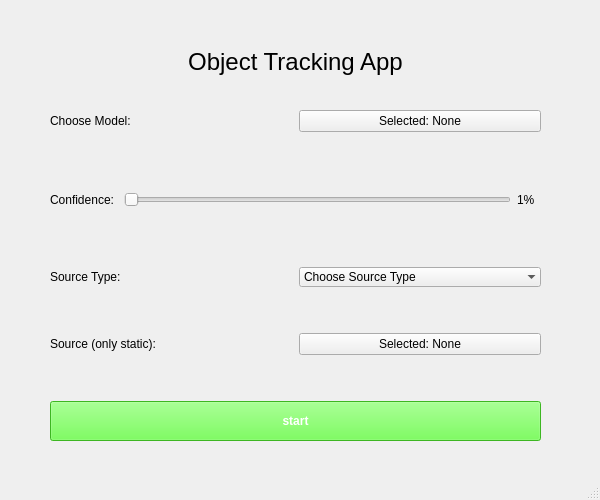
<?xml version="1.0" encoding="UTF-8"?>
<ui version="4.0">
 <class>MainWindow</class>
 <widget class="QMainWindow" name="MainWindow">
  <property name="geometry">
   <rect>
    <x>0</x>
    <y>0</y>
    <width>600</width>
    <height>500</height>
   </rect>
  </property>
  <property name="minimumSize">
   <size>
    <width>600</width>
    <height>500</height>
   </size>
  </property>
  <property name="maximumSize">
   <size>
    <width>600</width>
    <height>500</height>
   </size>
  </property>
  <property name="windowTitle">
   <string>Object Detection</string>
  </property>
  <property name="windowIcon">
   <iconset>
    <normaloff>icons/logo.png</normaloff>icons/logo.png</iconset>
  </property>
  <widget class="QWidget" name="centralwidget">
   <property name="enabled">
    <bool>true</bool>
   </property>
   <widget class="QWidget" name="verticalLayoutWidget">
    <property name="geometry">
     <rect>
      <x>50</x>
      <y>40</y>
      <width>491</width>
      <height>401</height>
     </rect>
    </property>
    <layout class="QVBoxLayout" name="mainLayout">
     <item>
      <layout class="QVBoxLayout" name="verticalLayout_2">
       <item>
        <widget class="QLabel" name="header">
         <property name="font">
          <font>
           <family>Ubuntu</family>
           <pointsize>18</pointsize>
          </font>
         </property>
         <property name="text">
          <string>Object Tracking App</string>
         </property>
         <property name="alignment">
          <set>Qt::AlignCenter</set>
         </property>
        </widget>
       </item>
      </layout>
     </item>
     <item>
      <spacer name="verticalSpacer">
       <property name="orientation">
        <enum>Qt::Vertical</enum>
       </property>
       <property name="sizeType">
        <enum>QSizePolicy::Preferred</enum>
       </property>
       <property name="sizeHint" stdset="0">
        <size>
         <width>20</width>
         <height>20</height>
        </size>
       </property>
      </spacer>
     </item>
     <item>
      <layout class="QHBoxLayout" name="horizontalLayout_5">
       <property name="topMargin">
        <number>0</number>
       </property>
       <item>
        <widget class="QLabel" name="label_5">
         <property name="text">
          <string>Choose Model:</string>
         </property>
        </widget>
       </item>
       <item>
        <widget class="QPushButton" name="modelButton">
         <property name="text">
          <string>Selected: None</string>
         </property>
        </widget>
       </item>
      </layout>
     </item>
     <item>
      <spacer name="verticalSpacer_3">
       <property name="orientation">
        <enum>Qt::Vertical</enum>
       </property>
       <property name="sizeType">
        <enum>QSizePolicy::Minimum</enum>
       </property>
       <property name="sizeHint" stdset="0">
        <size>
         <width>20</width>
         <height>40</height>
        </size>
       </property>
      </spacer>
     </item>
     <item>
      <layout class="QHBoxLayout" name="horizontalLayout_3">
       <item>
        <widget class="QLabel" name="label_2">
         <property name="text">
          <string>Confidence: </string>
         </property>
        </widget>
       </item>
       <item>
        <widget class="QSlider" name="confidenceSlider">
         <property name="minimum">
          <number>1</number>
         </property>
         <property name="maximum">
          <number>100</number>
         </property>
         <property name="orientation">
          <enum>Qt::Horizontal</enum>
         </property>
         <property name="tickInterval">
          <number>10</number>
         </property>
        </widget>
       </item>
       <item>
        <widget class="QLabel" name="cofidenceValue">
         <property name="text">
          <string>1%  </string>
         </property>
        </widget>
       </item>
      </layout>
     </item>
     <item>
      <spacer name="verticalSpacer_4">
       <property name="orientation">
        <enum>Qt::Vertical</enum>
       </property>
       <property name="sizeType">
        <enum>QSizePolicy::Minimum</enum>
       </property>
       <property name="sizeHint" stdset="0">
        <size>
         <width>20</width>
         <height>40</height>
        </size>
       </property>
      </spacer>
     </item>
     <item>
      <layout class="QHBoxLayout" name="horizontalLayout">
       <property name="sizeConstraint">
        <enum>QLayout::SetMaximumSize</enum>
       </property>
       <item>
        <widget class="QLabel" name="label">
         <property name="text">
          <string>Source Type:</string>
         </property>
        </widget>
       </item>
       <item>
        <widget class="QComboBox" name="sourceBox">
         <property name="editable">
          <bool>false</bool>
         </property>
         <property name="frame">
          <bool>false</bool>
         </property>
         <item>
          <property name="text">
           <string>Choose Source Type</string>
          </property>
         </item>
         <item>
          <property name="text">
           <string>Webcam (Default)</string>
          </property>
         </item>
         <item>
          <property name="text">
           <string>Static Video</string>
          </property>
         </item>
        </widget>
       </item>
      </layout>
     </item>
     <item>
      <spacer name="verticalSpacer_5">
       <property name="orientation">
        <enum>Qt::Vertical</enum>
       </property>
       <property name="sizeType">
        <enum>QSizePolicy::Minimum</enum>
       </property>
       <property name="sizeHint" stdset="0">
        <size>
         <width>20</width>
         <height>40</height>
        </size>
       </property>
      </spacer>
     </item>
     <item>
      <layout class="QHBoxLayout" name="horizontalLayout_6">
       <item>
        <widget class="QLabel" name="label_6">
         <property name="text">
          <string>Source (only static):</string>
         </property>
        </widget>
       </item>
       <item>
        <widget class="QPushButton" name="sourceButton">
         <property name="text">
          <string>Selected: None</string>
         </property>
        </widget>
       </item>
      </layout>
     </item>
     <item>
      <spacer name="verticalSpacer_2">
       <property name="orientation">
        <enum>Qt::Vertical</enum>
       </property>
       <property name="sizeType">
        <enum>QSizePolicy::Preferred</enum>
       </property>
       <property name="sizeHint" stdset="0">
        <size>
         <width>20</width>
         <height>40</height>
        </size>
       </property>
      </spacer>
     </item>
     <item>
      <layout class="QHBoxLayout" name="horizontalLayout_7">
       <item>
        <widget class="QPushButton" name="startButton">
         <property name="minimumSize">
          <size>
           <width>0</width>
           <height>40</height>
          </size>
         </property>
         <property name="cursor">
          <cursorShape>PointingHandCursor</cursorShape>
         </property>
         <property name="styleSheet">
          <string notr="true">background-color: rgb(85, 255, 47);
color: rgb(255, 255, 255);
font-weight: bold;

</string>
         </property>
         <property name="text">
          <string>start</string>
         </property>
        </widget>
       </item>
      </layout>
     </item>
    </layout>
   </widget>
  </widget>
  <widget class="QMenuBar" name="menubar">
   <property name="geometry">
    <rect>
     <x>0</x>
     <y>0</y>
     <width>600</width>
     <height>20</height>
    </rect>
   </property>
  </widget>
  <widget class="QStatusBar" name="statusbar"/>
  <action name="actionsave">
   <property name="text">
    <string>Save</string>
   </property>
  </action>
  <action name="actionstop">
   <property name="text">
    <string>Stop</string>
   </property>
  </action>
  <action name="actionexit">
   <property name="text">
    <string>Quit</string>
   </property>
  </action>
 </widget>
 <resources>
  <include location="resources.qrc"/>
 </resources>
 <connections/>
</ui>
